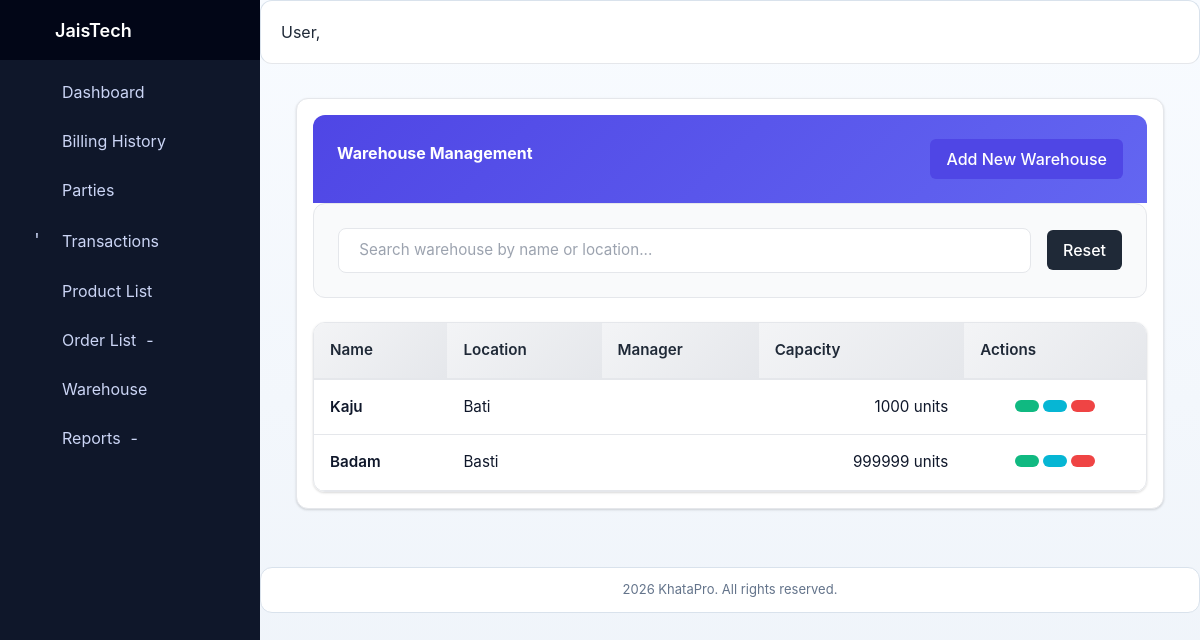
The app's page /commerce/warehouses/ with its own data.
### commerce/models.py (models this page shows, shortened)
class Warehouse(models.Model):
    name = models.CharField(max_length=200)
    location = models.CharField(max_length=255, blank=True, null=True)
    capacity = models.PositiveIntegerField(default=0)
    created_at = models.DateTimeField(auto_now_add=True)

### commerce/views.py (the view)
# urls.py: path("warehouses/", views.warehouse_list, name="warehouse_list"),
def warehouse_list(request):
    warehouses = Warehouse.objects.all()
    return render(request, "commerce/warehouse_list.html", {"warehouses": warehouses})

### billing/templatetags/feature_tags.py (called while the page is built)
@register.simple_tag(takes_context=True)
def feature_allowed(context, feature_key):
    user = context.get("request").user
    if not user or not user.is_authenticated:
        return False
    return user_has_feature(user, feature_key)

### system_mode/context_processors.py (called while the page is built)
def system_mode_context(request):
    context = getattr(request, "system_mode_context", None)
    if context is None:
        context = build_request_mode_context(request)
    return {
        "system_mode": context,
        "system_mode_name": context.get("current_mode", "DESKTOP"),
        "system_mode_locked": bool(context.get("is_locked", False)),
        "resolved_system_mode": context.get("resolved_mode", "DESKTOP"),
        "resolved_system_mode_css": context.get("resolved_mode_css", "desktop"),
        "system_route_profile": context.get("route_profile", {}),
    }

### system_mode/models.py (called while the page is built)
    @classmethod
    def get_solo(cls, for_update=False):
        qs = cls.objects
        if for_update:
            qs = qs.select_for_update()
        instance = qs.filter(pk=1).first()
        if instance:
            return instance
        with transaction.atomic():
            locked = cls.objects.select_for_update().filter(pk=1).first()
            if locked:
                return locked
            return cls.objects.create(pk=1, current_mode=cls.Mode.DESKTOP)

### system_mode/services.py (called while the page is built)
def serialize_system_mode(mode_obj: SystemMode) -> dict[str, Any]:
    return {
        "current_mode": mode_obj.current_mode,
        "is_locked": bool(mode_obj.is_locked),
        "updated_by_id": mode_obj.updated_by_id,
        "updated_at": mode_obj.updated_at.isoformat() if mode_obj.updated_at else None,
    }

def get_system_mode_state(force_refresh: bool = False) -> dict[str, Any]:
    if not force_refresh:
        cached = cache.get(CACHE_KEY)
        if cached:
            return cached
    try:
        mode_obj = SystemMode.get_solo()
        payload = serialize_system_mode(mode_obj)
    except OperationalError:
        payload = {
            "current_mode": SystemMode.Mode.DESKTOP,
            "is_locked": False,
            "updated_by_id": None,
            "updated_at": None,
        }
    cache.set(CACHE_KEY, payload, CACHE_TTL_SECONDS)
    return payload

### commerce/templates/commerce/warehouse_list.html (shortened to what this page needs)
{% extends "base.html" %}
{% load static %}
{% block extra_css %}
<link rel="stylesheet" href="{% static 'css/modern-app.css' %}">
{% endblock %}
{% block content %}
<div class="container-fluid warehouse-container">
    <div class="card">
        <div class="card-header">
            <div style="display: flex; justify-content: space-between; align-items: center; width: 100%;">
                <h3 class="mb-0"> Warehouse Management</h3>
                <a href="{% url 'commerce:warehouse_create' %}" class="btn btn-primary-small">
                     Add New Warehouse
                </a>
            </div>
        </div>
        <div class="filter-row">
            <input type="text" id="searchWarehouse" class="form-control form-control-sm" placeholder=" Search warehouse by name or location..." style="flex: 1;">
            <button onclick="resetSearch()" class="btn btn-dark-small"> Reset</button>
        </div>
        <div class="card-body" style="padding: 0;">
            <div class="table-responsive">
                <table id="warehouseTable" class="table">
                    <thead>
                        <tr>
                            <th> Name</th>
                            <th> Location</th>
                            <th> Manager</th>
                            <th class="text-right"> Capacity</th>
                            <th class="text-center"> Actions</th>
                        </tr>
                    </thead>
                    <tbody>
                        {% for w in warehouses %}
                        <tr>
                            <td><span class="font-semibold">{{ w.name }}</span></td>
                            <td>{{ w.location }}</td>
                            <td>{{ w.manager }}</td>
                            <td class="text-right">{{ w.capacity }} units</td>
                            <td class="text-center">
                                <a href="#" class="btn btn-table view btn-sm" title="View"></a>
                                <a href="{% url 'commerce:warehouse_edit' w.id %}" class="btn btn-table edit btn-sm" title="Edit"></a>
                                <a href="{% url 'commerce:warehouse_delete' w.id %}"
                                   onclick="return confirm('Are you sure you want to delete this warehouse?')"
                                   class="btn btn-table delete btn-sm" title="Delete"></a>
                            </td>
                        </tr>
                        {% empty %}
                        <tr><td colspan="5" class="text-center text-muted" style="padding: 2rem;">
                            <p style="font-size: 1.1rem; margin: 0;"> No warehouses found</p>
                            <p style="font-size: 0.9rem; margin: 0.5rem 0 0 0; color: #9ca3af;">Create your first warehouse to get started</p>
                        </td></tr>
                        {% endfor %}
                    </tbody>
                </table>
            </div>
        </div>
    </div>
</div>
{% endblock %}

### static/css/dashboard.css (style rules this page uses)
* { box-sizing: border-box; }
html, body { margin: 0; padding: 0; height: 100%; font-family: system-ui, -apple-system, Segoe UI, Roboto, Arial, sans-serif; background: #f4f6fb; overflow-x: hidden; }
.card { background: #ffffff; border-radius: 16px; box-shadow: 0 10px 28px rgba(2,6,23,0.1); padding: 16px; margin-bottom: 20px; }
.card h3 { margin: 0 0 12px; font-size: 16px; font-weight: 700; }
table { width: 100%; border-collapse: collapse; font-size: 14px; }
th, td { padding: 10px 12px; border-bottom: 1px solid #e5e7eb; text-align: left; }
th { color: #475569; font-weight: 600; background: #f8fafc; }

### static/css/unified-theme.css (style rules this page uses)
:root { --uc-bg: #f4f7fb; --uc-surface: #ffffff; --uc-border: #d9e2ec; --uc-text: #12263a; --uc-muted: #5f6c7b; --uc-brand: #0b6bcb; --uc-brand-2: #0f9d7a; --uc-danger: #c03b3b; --uc-warning: #b7791f; }
body { background: var(--uc-bg); color: var(--uc-text); }
.page-content > .container, .page-content > .container-fluid { max-width: 1400px; }

### static/css/master_ui_system.css (style rules this page uses)
:root { --ui-primary: #123a8f; --ui-primary-dark: #0f2f73; --ui-secondary: #f58b1f; --ui-secondary-dark: #d97108; --ui-danger: #c03b3b; --ui-outline: #64748b; --ui-surface: #ffffff; --ui-surface-soft: #f4f7fc; --ui-border: #d8e0ee; --ui-text: #0f172a; --ui-muted: #475569; --ui-radius: 6px; --ui-shadow: 0 10px 26px rgba(15, 23, 42, 0.08); }
.page-content .btn, .page-content button, .page-content input[type="submit"], .page-content input[type="button"] { border-radius: var(--ui-radius) !important; }

### records on screen
Warehouse: name "Kaju", location "Bati", capacity "1000"
Warehouse: name "Badam", location "Basti", capacity "999999"

### other values on screen
{{ company.company_name|default:"JaisTech" }} "JaisTech"
